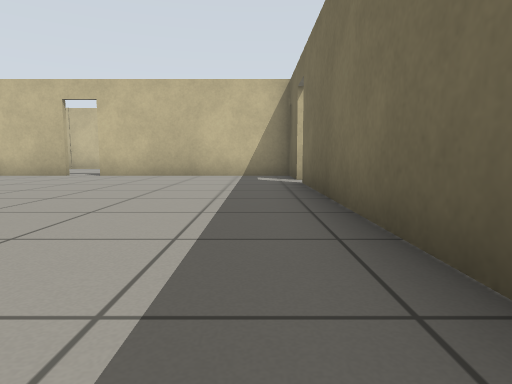
view 1 (above)

12 first-person views from a walk through a Gazebo world. The camera is 0.5 m above the floor, tilts 6° down and sees 75° across. The floor is counted in squares, 1 m on a side. Each view is taken from the middle of a square. On the plan, view 1 faces up. The plan holds only what a view shows up to about 9 squares ahead; the rest is blank. The place goes on beyond the plan.

view 2
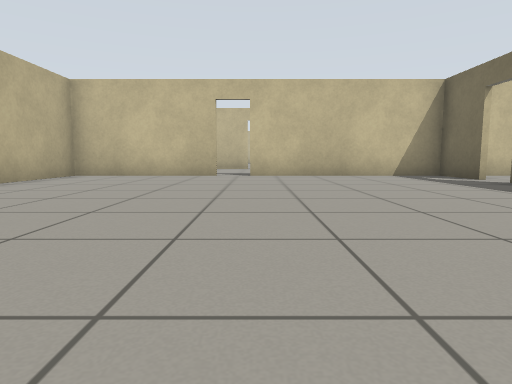

view 3
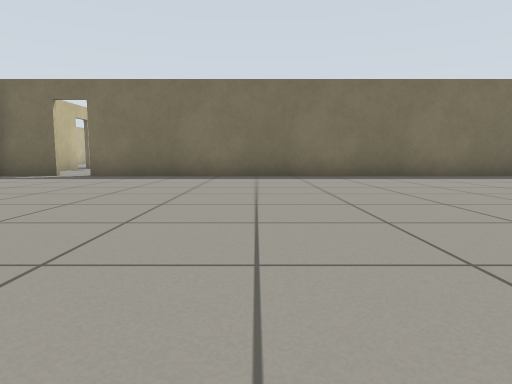

view 4
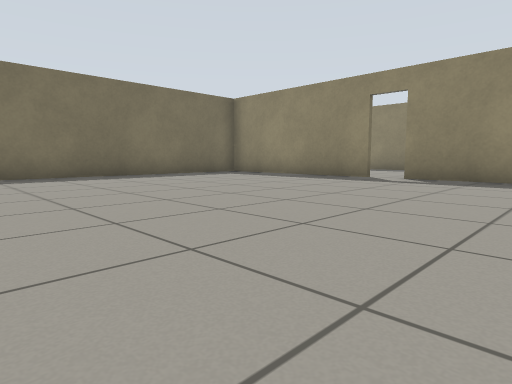

view 5
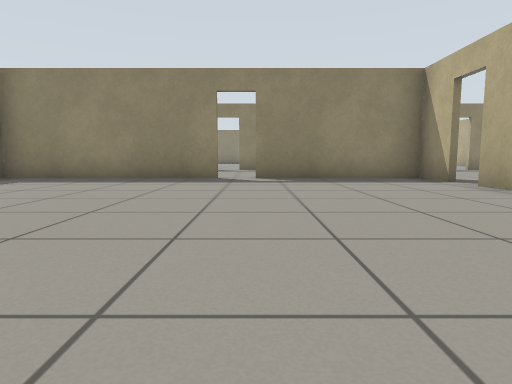

view 6
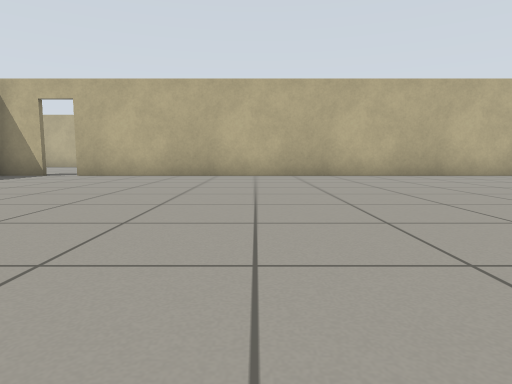

view 7
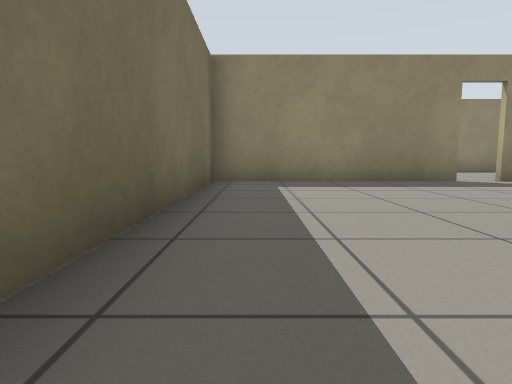

view 8
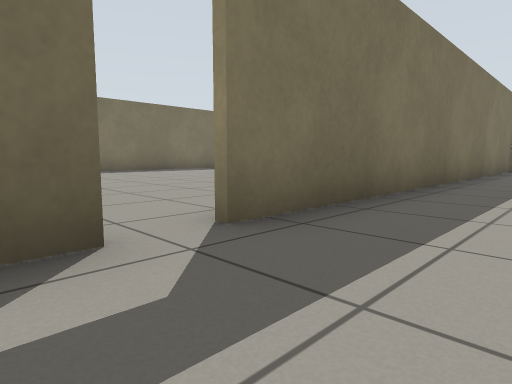

view 9
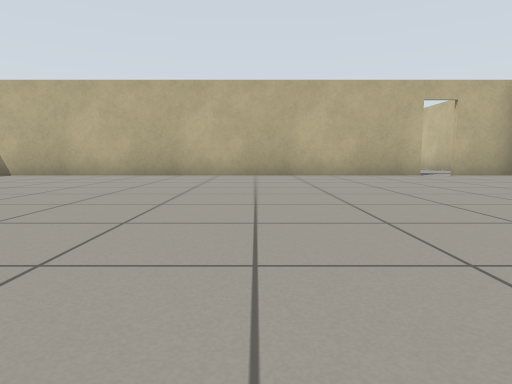

view 10
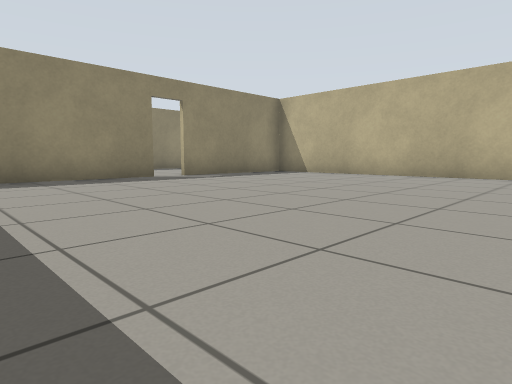

view 11
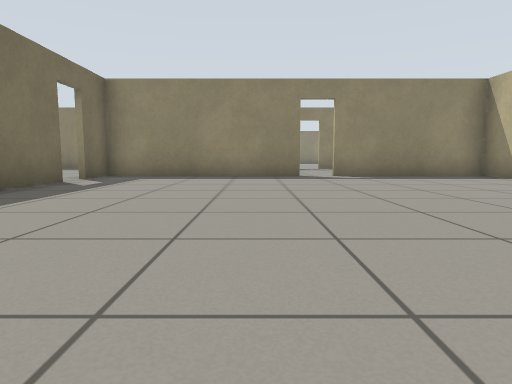

view 12
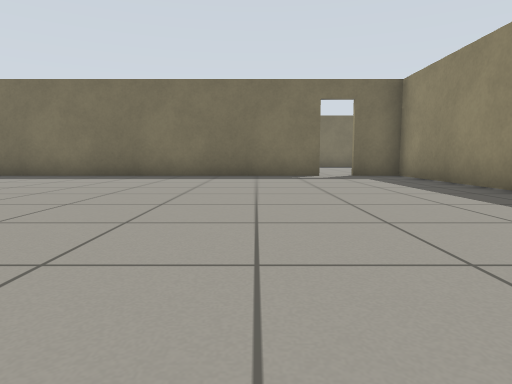

### Floor plan
Points are (right, up) in squares from view 1. A wall is a line through its corners. A room is listed if a view was taken in it or the views show most of it. See-through windows are left out.
Room 1 (views 1, 2, 3, 4, 5, 6, 7, 8)
walls: (-5, 8.9) (-8.8, 8.9) (-8.8, -3.7); (0.9, 7.2) (0.9, 9); (-4.1, -5.8) (1.1, -5.8); (-8.8, -4.5) (-8.8, -5.8) (-5, -5.8); (0.9, 8.9) (-4.3, 8.9); (0.9, -5.9) (0.9, 6.5)
ways out: open door at (1, 7) to room 2; open door at (-9, -4); open door at (-4.5, -6); open door at (-4.5, 9)
Room 2 (views 9, 10, 11, 12)
walls: (1, 6.5) (1, -5.9); (2.9, 8.9) (0.9, 8.9); (10.9, -3.8) (10.9, 4.9); (5.7, -5.8) (10.9, -5.8) (10.9, -4.5); (1, 8.9) (1, 7.2); (1.1, -5.8) (5, -5.8)
ways out: open door at (1, 7) to room 1; open door at (5.5, -6); open door at (11, -4)

Positions as (right, up) in squares from view 1, and headings:
1: (0, 0), facing up
2: (-4, 0), facing up
3: (-8, 2), facing right
4: (-8, 2), facing down-right
5: (-5, 2), facing down
6: (0, 1), facing left
7: (0, 1), facing down
8: (-1, 8), facing down-right
9: (10, 2), facing left
10: (10, 2), facing down-left
11: (7, 3), facing down
12: (2, -2), facing right
